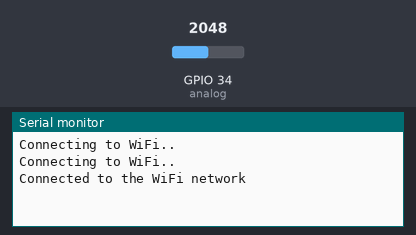
The sketch below on a simulated ESP32. Parts: the last lines printed to the serial monitor. The test bench sets the inputs (shaded band); at power-on: GPIO 34 (analog) = 2048. WiFi joins after 1.5 s; servers stay silent unless stated; uploads are accepted with an empty reply.

Above: at 3.2 s.
3.3 s: GPIO 34 (analog) set to 295
At 4.7 s:
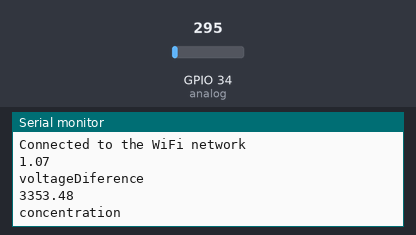
5.1 s: GPIO 34 (analog) set to 242
At 9.5 s:
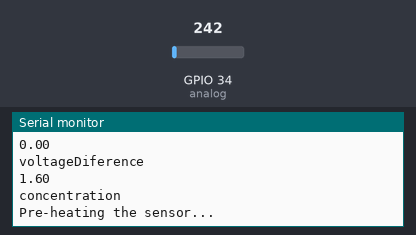
Timing chart, 0 to 11.0 s (numbered marks = the images above; inputs shaded):
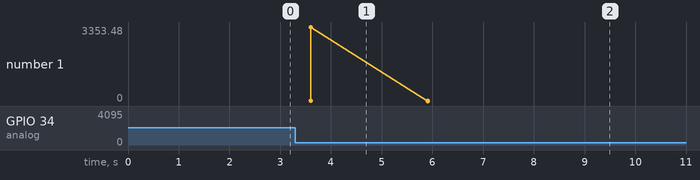

Measured:
- the behaviour switches between 269 and 268 on GPIO 34 (analog) (found by bisection; images 1 and 2)
- after the input at 3.3 s, the serial monitor: prints a new line after 0.30 s (image 1)
- after the input at 5.1 s, the serial monitor: prints a new line after 0.81 s (image 2)
- plotted number 1: 3353.48 → 1.6 after the input at 5.1 s

The sketch:

Http_Post_0609.ino
```cpp
#include <WiFi.h>
#include <HTTPClient.h>
#include <HttpClient.h>

//#include <Wire.h>


const char* ssid = "TWOSOME";
const char* password =  "twosome2644";
const char* serverName = "http://54.167.55.244:5000/";
int value;
int sensor_number = 1;
int analog = 34;

IPAddress hostIp(54, 167, 55, 244);
int SERVER_PORT = 5000;
WiFiClient client;

void setup() {

  Serial.begin(115200);

  WiFi.begin(ssid, password);

  while (WiFi.status() != WL_CONNECTED) { //Check for the connection
    delay(1000);
    Serial.println("Connecting to WiFi..");
  }

  Serial.println("Connected to the WiFi network");

}

void loop() {

 if(WiFi.status()== WL_CONNECTED){   //Check WiFi connection status

     for(int i=0; i<8; i++){
      value+=analogRead(analog);
      delay(200);
     }
     value/=8;
     int adcVal = value;
     float voltage = adcVal*(3.3/4095.0);
    if(voltage == 0)
    {
    Serial.println("A problem has occurred with the sensor.");
    }
    else if(voltage < 0.4)
    {
    Serial.println("Pre-heating the sensor...");
    }
    else
    {

    float voltageDiference=voltage-0.4;
    float concentration=(voltageDiference*5000.0)/1.6;
    Serial.println(voltageDiference);
    Serial.println("voltageDiference");
    Serial.println(concentration);
    Serial.println("concentration");

    }
     HTTPClient http;

     http.begin("http://54.167.55.244:5000/");  //Specify destination for HTTP request
     http.addHeader("Content-Type",  "application/x-www-form-urlencoded");             //Specify content-type header

     String httpRequestData = "sensor_number="+String(sensor_number)+"&value="+String(value);
     int httpResponseCode = http.POST(httpRequestData);   //Send the actual POST request

     if(httpResponseCode>0){

      String response = http.getString();                       //Get the response to the request

      //Serial.println(httpResponseCode);   //Print return code
      //Serial.println(response);           //Print request answer

     }else{

      Serial.print("Error on sending POST: ");
      Serial.println(httpResponseCode);

     }

     http.end();  //Free resources

 }else{

    Serial.println("Error in WiFi connection");
 }

  delay(500);  //Send a request every 10 seconds

}
```
